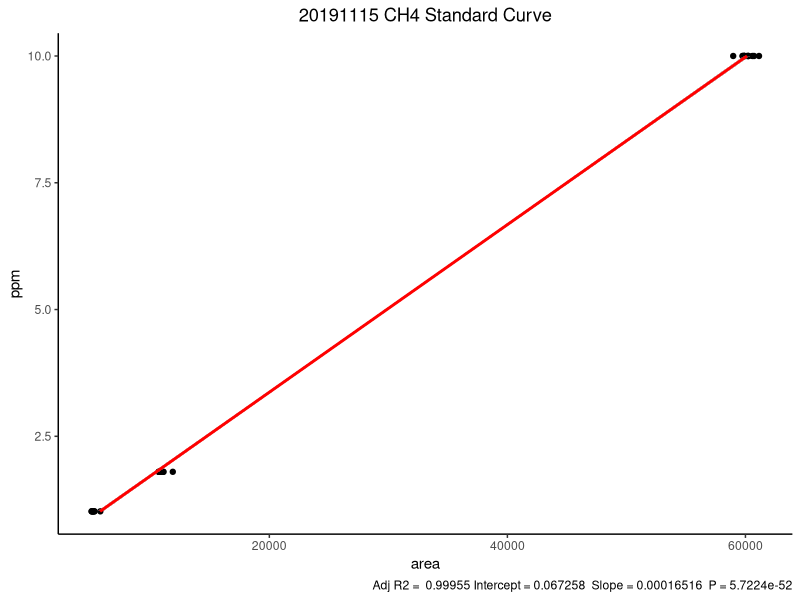

Source code (R):
#------------------------------------------
# Load packages
library(tidyverse)
library(here)


#-------------------------------------------
# Read in data

ch4_standards <- read_csv(here::here("data",
                                     "ch4_standard_raw.csv"))

#-------------------------------------------
# Use lm(), linear model function, to create regression model

### Change dates in name and filter

fit_ch4_20191115 <- lm(ppm ~ area, data = ch4_standards %>% filter(date == "2019_11_15"))

#-------------------------------------------
#Use summary function to get summary information about linear model

### Changes dates

summary(fit_ch4_20191115)

#--------------------------------------------
#Function to create standard curve
### Change date in labs

ggplot_regression <- function (fit) {
  
  require(ggplot2)
  
  ggplot(fit$model, aes_string(x = names(fit$model)[1], y = names(fit$model)[2])) + 
    geom_point() +
    stat_smooth(method = "lm", col = "red") +
    labs(title = "20191115 CH4 Standard Curve", caption = paste("Adj R2 = ",signif(summary(fit)$adj.r.squared, 5),
                                                                "Intercept =",signif(fit$coef[[1]],5 ),
                                                                " Slope =",signif(fit$coef[[2]], 5),
                                                                " P =",signif(summary(fit)$coef[2,4], 5)))
}

### Change date in filter




ggplot_regression(lm(ppm ~ area, data = ch4_standards %>% 
                       filter(date == "2019_11_15")))+
  coord_flip()+
  theme_classic()+
  theme(panel.grid.major = element_blank(),
        panel.grid.minor = element_blank(),
        plot.title = element_text(hjust = 0.5),
        title = element_text(vjust=3))

